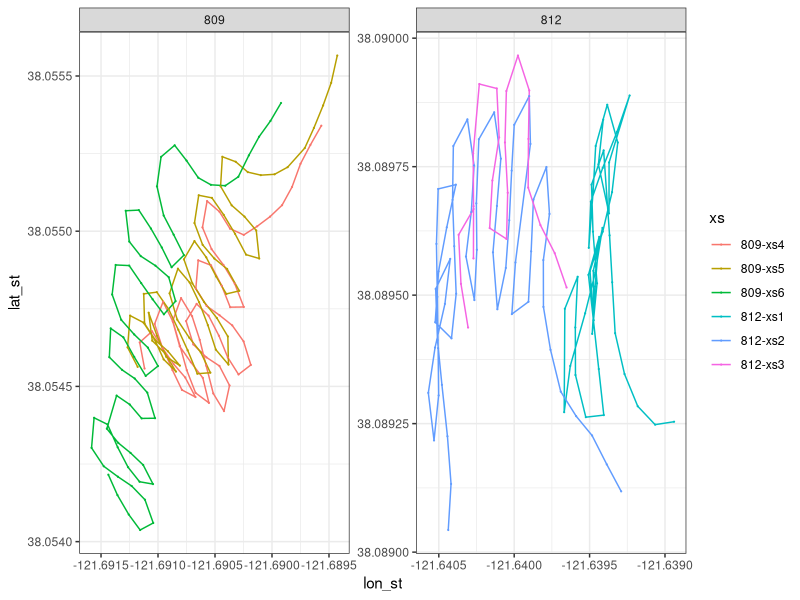
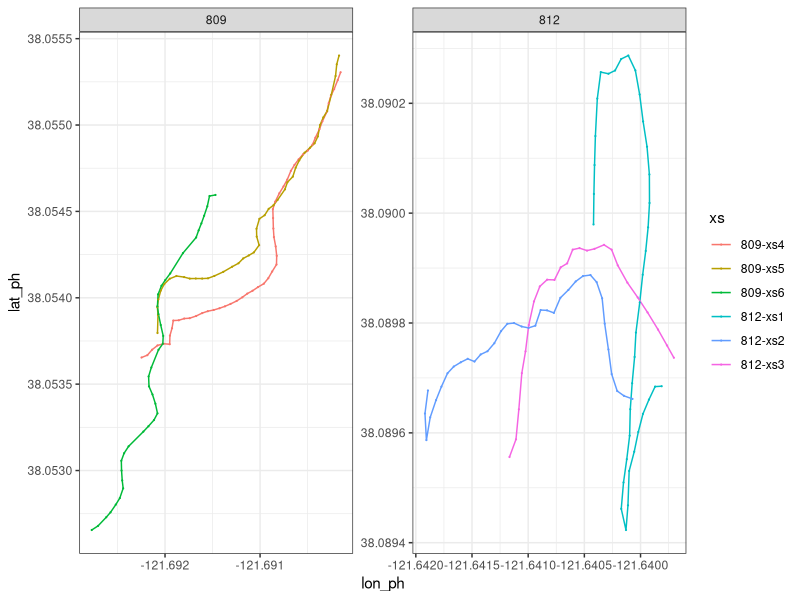
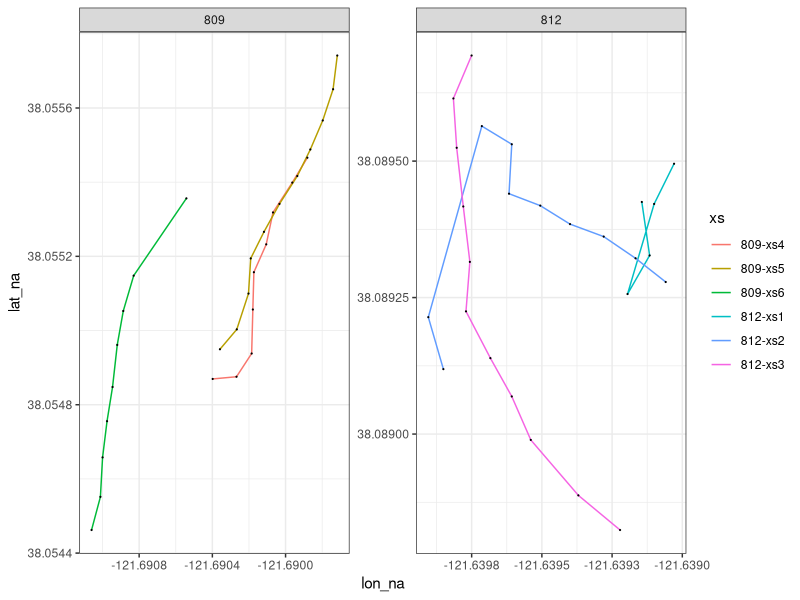
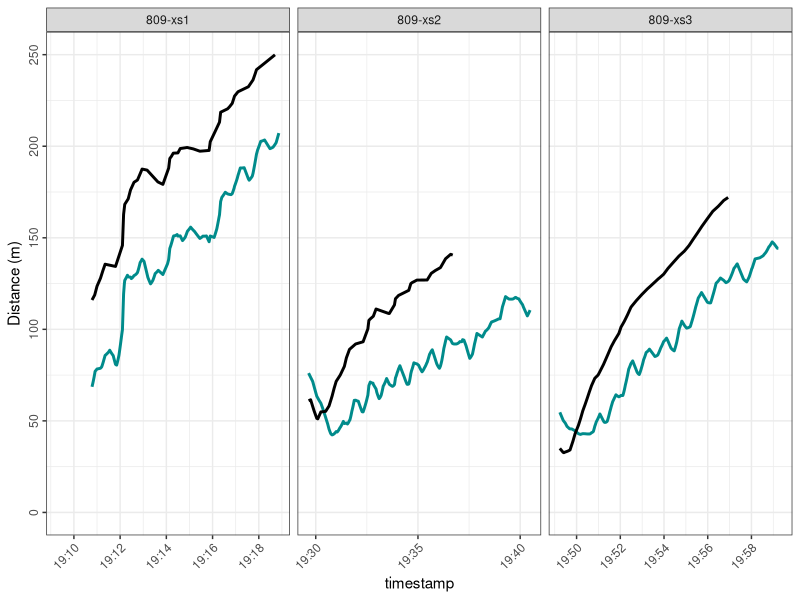
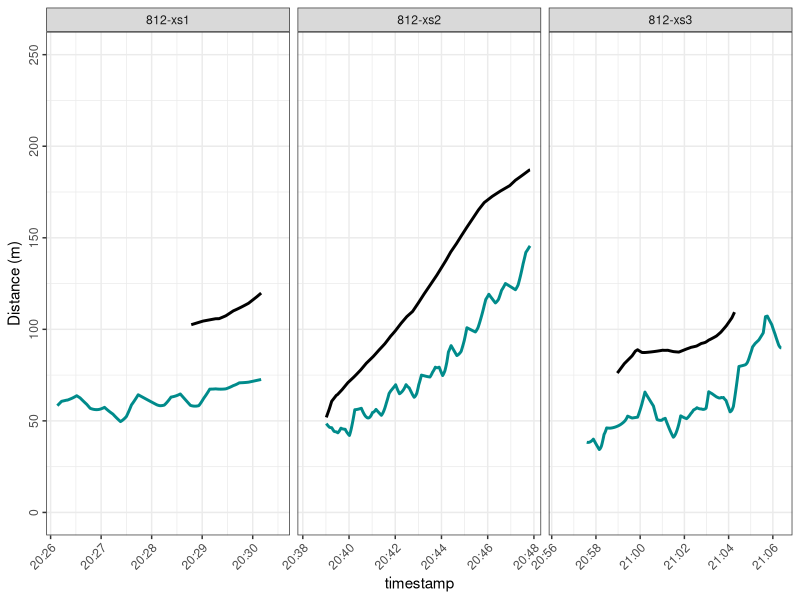
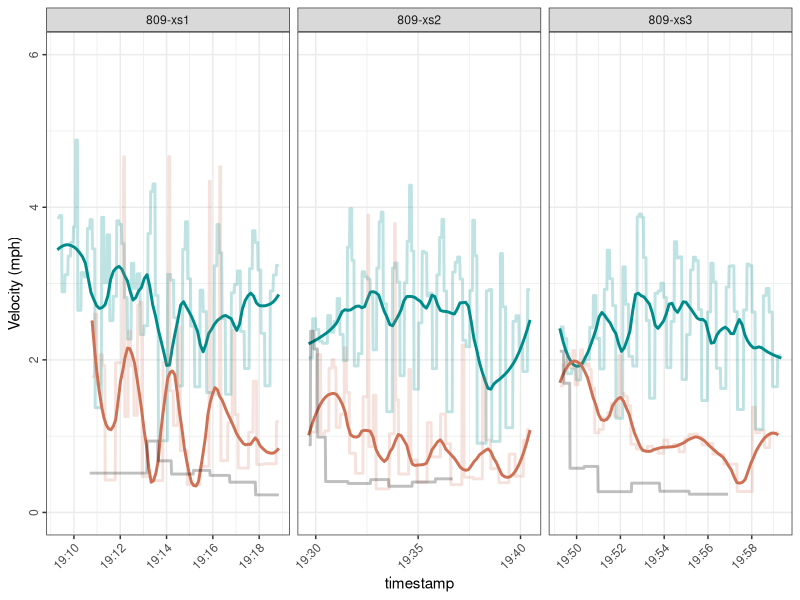
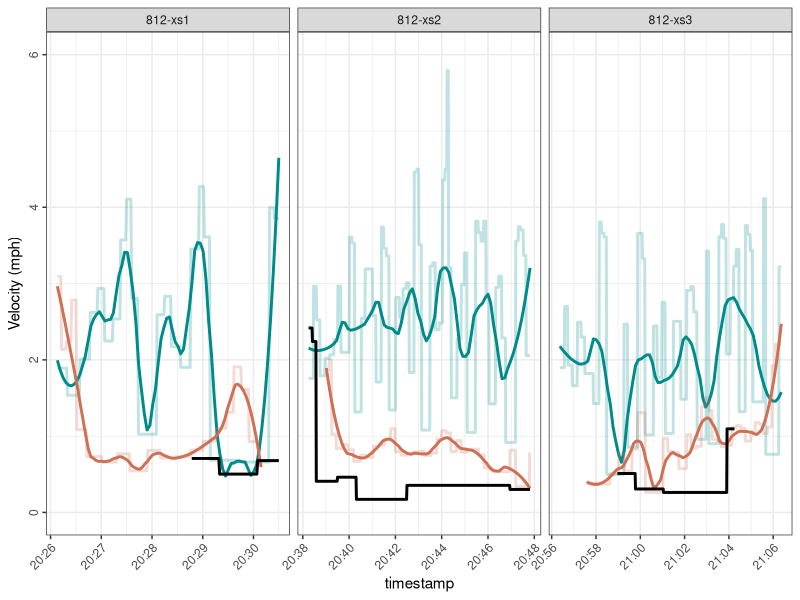
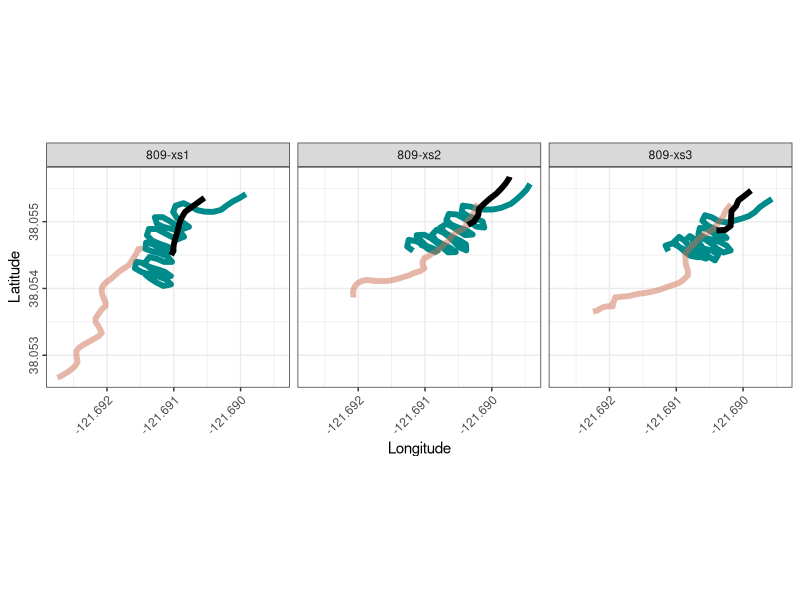

Here is the R script that generated these plots, in order:
library(tidyverse)
library(geosphere)
library(lubridate)
library(zoo)

# Import and compile GPS track data ---------------------------------------

## Stryker ----
stryker_startstop <- data.frame(boat = rep("stryker",6), 
                                site = c(rep("812", 3), rep("809", 3)),
                                start = c(7, 56, 119, 146, 213, 285), 
                                end = c(52, 115, 142, 209, 281, 352))

stryker = data.frame()
stryker_raw = data.frame()

for(xs in 1:nrow(stryker_startstop)){
  print(xs)
  
  temp <- read.csv("data/Survey04_20250226/20250226_DWR.csv", 
                   skip = stryker_startstop[xs, "start"] - 1, nrow = stryker_startstop[xs, "end"] - stryker_startstop[xs, "start"], header = F)
  
  colnames(temp) = c("Junk", "lat", "lon", "datetime", "speed")
  
  temp$timestamp <- as.POSIXct(temp$datetime, format = "%Y-%m-%dT%H:%M:%SZ", tz = "America/Los_Angeles")
  
  complete_timestamps <- seq(min(temp$timestamp), max(temp$timestamp), by = "1 sec")
  
  merged_data <- data.frame(timestamp = complete_timestamps) %>%
    left_join(temp, by = "timestamp")
  
  interpolated_data <- merged_data %>%
    mutate(lat = na.approx(lat, rule = 2),
           lon = na.approx(lon, rule = 2))
  
  interpolated_data$xs <- paste0(stryker_startstop[xs, "site"], "-xs", xs)
  temp$xs <- paste0(stryker_startstop[xs, "site"], "-xs", xs)
  
  interpolated_data$site <- stryker_startstop[xs, "site"]
  temp$site = stryker_startstop[xs, "site"]
  
  stryker <- rbind(stryker, interpolated_data[, c("site", "xs", "timestamp", "lat", "lon")])
  stryker_raw <- rbind(stryker_raw, temp)
  
  rm(temp, interpolated_data, merged_data)
}

stryker$boat = "Stryker"
colnames(stryker) <- c("site", "xs", "timestamp", "lat_st", "lon_st", "boat")

## Phantom ----
phantom_startstop <- data.frame(boat = rep("phantom", 6), 
                                site = c(rep("812", 3), rep("809", 3)),
                                start = c(7, 48, 88, 117, 174, 222), 
                                end = c(44, 84, 113, 170, 218, 261))

phantom = data.frame()
phantom_raw = data.frame()

for(xs in 1:nrow(phantom_startstop)){
  print(xs)
  
  temp <- read.csv("data/Survey04_20250226/20250226_CFS.csv", 
                   skip = phantom_startstop[xs, "start"] - 1, nrow = phantom_startstop[xs, "end"] - phantom_startstop[xs, "start"], header = F)
  
  colnames(temp) = c("Junk", "lat", "lon", "datetime", "speed")
  
  temp$timestamp <- as.POSIXct(temp$datetime, format = "%Y-%m-%dT%H:%M:%SZ", tz = "America/Los_Angeles")
  
  complete_timestamps <- seq(min(temp$timestamp), max(temp$timestamp), by = "1 sec")
  
  merged_data <- data.frame(timestamp = complete_timestamps) %>%
    left_join(temp, by = "timestamp")
  
  interpolated_data <- merged_data %>%
    mutate(lat = na.approx(lat, rule = 2),
           lon = na.approx(lon, rule = 2))
  
  interpolated_data$xs <- paste0(phantom_startstop[xs, "site"], "-xs", xs)
  temp$xs <- paste0(phantom_startstop[xs, "site"], "-xs", xs)
  
  interpolated_data$site <- phantom_startstop[xs, "site"]
  temp$site = phantom_startstop[xs, "site"]
  
  phantom <- rbind(phantom, interpolated_data[, c("site", "xs", "timestamp", "lat", "lon")])
  phantom_raw <- rbind(phantom_raw, temp)
  
  rm(temp, interpolated_data, merged_data)
}

phantom$boat = "Phantom"
colnames(phantom) <- c("site", "xs", "timestamp", "lat_ph", "lon_ph", "boat")

## cdfw ---- now 
cdfw_startstop <- data.frame(boat = rep("cdfw", 6), 
                             site = c(rep("812", 3), rep("809", 3)),
                             start = c(1,8,20,33,44,57), 
                             end = c(6,18,31,42,55,66))
cdfw = data.frame()
cdfw_raw = data.frame()

for(xs in 1:nrow(cdfw_startstop)){
  print(xs)
  
  temp <- read.csv("data/Survey04_20250226/20250226_CDFW_fixed.csv", 
                   skip = cdfw_startstop[xs, "start"] - 1, nrow = cdfw_startstop[xs, "end"] - cdfw_startstop[xs, "start"], header = F)
  
  colnames(temp) = c("Junk", "lat", "lon", "datetime", "speed")
  
  temp$timestamp <- as.POSIXct(temp$datetime, format = "%Y-%m-%dT%H:%M:%SZ", tz = "America/Los_Angeles")
  
  complete_timestamps <- seq(min(temp$timestamp), max(temp$timestamp), by = "1 sec")
  
  merged_data <- data.frame(timestamp = complete_timestamps) %>%
    left_join(temp, by = "timestamp")
  
  interpolated_data <- merged_data %>%
    mutate(lat = na.approx(lat, rule = 2),
           lon = na.approx(lon, rule = 2))
  
  interpolated_data$xs <- paste0(cdfw_startstop[xs, "site"], "-xs", xs)
  temp$xs <- paste0(cdfw_startstop[xs, "site"], "-xs", xs)
  
  interpolated_data$site <- cdfw_startstop[xs, "site"]
  temp$site = cdfw_startstop[xs, "site"]
  
  cdfw <- rbind(cdfw, interpolated_data[, c("site", "xs", "timestamp", "lat", "lon")])
  cdfw_raw <- rbind(cdfw_raw, temp)
  
  rm(temp, interpolated_data, merged_data)
}

cdfw$boat = "cdfw"
colnames(cdfw) <- c("site", "xs", "timestamp", "lat_na", "lon_na", "boat")

## Merge vessel tracks ----

vessels <- merge(merge(stryker, 
                       phantom[, c("timestamp", "lat_ph", "lon_ph")], by = "timestamp", all.x = T),
                 cdfw[, c("timestamp", "lat_na", "lon_na")], by = "timestamp", all.x = T) 

xs_lookup <- data.frame(xs = c("809-xs6", "809-xs5", "809-xs4", "812-xs3", "812-xs2", "812-xs1"),
                        xs_cor = c("809-xs1", "809-xs2", "809-xs3", "812-xs1", "812-xs2", "812-xs3"))

vessels <- merge(vessels, xs_lookup, by = "xs", all.x = T)

# Visualize tracks --------------------------------------------------------

ggplot(stryker, aes(x = lon_st, y = lat_st, color = xs)) + 
  geom_path() + theme_bw() + 
  geom_point(data = stryker_raw, aes(x = lon, y = lat), size = .1) +
  facet_wrap(site ~ ., scales = "free")

ggplot(phantom, aes(x = lon_ph, y = lat_ph, color = xs)) + 
  geom_path() + theme_bw() + 
  geom_point(data = phantom_raw, aes(x = lon, y = lat), size = .1) +
  facet_wrap(site ~ ., scales = "free")

ggplot(cdfw, aes(x = lon_na, y = lat_na, color = xs)) + 
  geom_path() + theme_bw() + 
  geom_point(data = cdfw_raw, aes(x = lon, y = lat), color = "black", size = .1) +
  facet_wrap(site ~ ., scales = "free")

# Calculate vessel spacing ------------------------------------------------

vessels$stryker2phantom <- NA
vessels$cdfw2phantom <- NA
vessels$stryker_velocity <- NA
vessels$phantom_velocity <- NA
vessels$cdfw_velocity <- NA

for(i in 1:nrow(vessels)){
  print(i)
  
  # if(complete.cases(vessels[,c("lon_st", "lat_st", "lon_ph","lat_ph")])[i]){
  try(vessels[i,"stryker2phantom"] <- distm(c(vessels[i,"lon_st"], vessels[i,"lat_st"]), 
                                            c(vessels[i,"lon_ph"], vessels[i,"lat_ph"]), 
                                            fun = distHaversine))
  # }
  
  # if(complete.cases(vessels[,c("lon_na", "lat_na", "lon_ph","lat_ph")])[i]){
  try(vessels[i,"cdfw2phantom"] <- distm(c(vessels[i,"lon_na"], vessels[i,"lat_na"]), 
                                         c(vessels[i,"lon_ph"], vessels[i,"lat_ph"]), 
                                         fun = distHaversine))
  # }
  
  # if(complete.cases(vessels[,c("lon_na", "lat_na", "lon_st","lat_st")])[i]){
  try(vessels[i,"stryker2cdfw"] <- distm(c(vessels[i,"lon_na"], vessels[i,"lat_na"]), 
                                         c(vessels[i,"lon_st"], vessels[i,"lat_st"]), 
                                         fun = distHaversine))
  # }
  
  try(vessels[i,"stryker_velocity"] <- distm(c(vessels[i,"lon_st"], vessels[i,"lat_st"]), 
                                             c(vessels[i + 1,"lon_st"], vessels[i + 1,"lat_st"]), 
                                             fun = distHaversine) * 2.23693629)
  
  try(vessels[i,"phantom_velocity"] <- distm(c(vessels[i,"lon_ph"], vessels[i,"lat_ph"]), 
                                             c(vessels[i + 1,"lon_ph"], vessels[i + 1,"lat_ph"]), 
                                             fun = distHaversine) * 2.23693629)
  
  try(vessels[i,"cdfw_velocity"] <- distm(c(vessels[i,"lon_na"], vessels[i,"lat_na"]), 
                                          c(vessels[i + 1,"lon_na"], vessels[i + 1,"lat_na"]), 
                                          fun = distHaversine) * 2.23693629)
  
  
}


# Plot vessel tracks, velocity, and spacing -------------------------------

(v_spacing_809 <- ggplot(vessels[vessels$xs_cor %in% c("809-xs1","809-xs2","809-xs3"),], 
                         aes(x = timestamp, y = stryker2phantom)) + 
   geom_line(color = "cyan4", linewidth = 1) +
   geom_line(aes(y = cdfw2phantom), linewidth = 1) +
   # geom_line(aes(y = stryker2cdfw), color = "blue",linewidth = 1) + 
   theme_bw() + labs(y = "Distance (m)") + 
   theme(axis.text.x = element_text(angle = 45, hjust = 1),
         axis.text.y = element_text(angle = 90, hjust = .5)) +
   ylim(0,250) +
   facet_grid(. ~ xs_cor, scales = "free"))

(v_spacing_812 <- ggplot(vessels[vessels$xs_cor %in% c("812-xs1","812-xs2","812-xs3"),], 
                         aes(x = timestamp, y = stryker2phantom)) + 
    geom_line(color = "cyan4", linewidth = 1) +
    geom_line(aes(y = cdfw2phantom), linewidth = 1) + 
    theme_bw() + labs(y = "Distance (m)") + 
    theme(axis.text.x = element_text(angle = 45, hjust = 1),
          axis.text.y = element_text(angle = 90, hjust = .5)) +
    ylim(0,250) +
    facet_grid(. ~ xs_cor, scales = "free"))

(v_velocity_809 <- ggplot(data = vessels[vessels$xs_cor %in% c("809-xs1","809-xs2","809-xs3") &
                                           vessels$stryker_velocity < 10 & is.na(vessels$stryker_velocity) == F,],
                          aes(x = timestamp, y = stryker_velocity)) + 
    geom_line(color = "cyan4", linewidth = 1, alpha = .25) +
    geom_line(color = "cyan4", linewidth = 1, stat = "smooth", span = .25) +
    geom_line(data = vessels[vessels$xs_cor %in% c("809-xs1","809-xs2","809-xs3") &
                               vessels$phantom_velocity < 10 & is.na(vessels$phantom_velocity) == F, ],
              aes(y = phantom_velocity), color = "salmon3", linewidth = 1, alpha = .2) +
    geom_line(data = vessels[vessels$xs_cor %in% c("809-xs1","809-xs2","809-xs3") &
                               vessels$phantom_velocity < 10 & is.na(vessels$phantom_velocity) == F, ],
              aes(y = phantom_velocity), color = "salmon3", linewidth = 1, stat = "smooth", span = .25) +
    geom_line(data = vessels[vessels$xs_cor %in% c("809-xs1","809-xs2","809-xs3") &
                               vessels$cdfw_velocity < 10 & is.na(vessels$cdfw_velocity) == F, ],
              aes(y = cdfw_velocity), linewidth = 1, alpha = .25) +
    theme_bw() + labs(y = "Velocity (mph)") + 
    theme(axis.text.x = element_text(angle = 45, hjust = 1),
          axis.text.y = element_text(angle = 90, hjust = .5)) +
    ylim(0, 6) +
    facet_grid(. ~ xs_cor, scales = "free"))

(v_velocity_812 <- ggplot(data = vessels[vessels$xs_cor %in% c("812-xs1","812-xs2","812-xs3") &
                                           vessels$stryker_velocity < 10 & is.na(vessels$stryker_velocity) == F,], 
                          aes(x = timestamp, y = stryker_velocity)) + 
    geom_line(color = "cyan4", linewidth = 1, alpha = .25) +
    geom_line(color = "cyan4", linewidth = 1, stat = "smooth", span = .25) +
    geom_line(data = vessels[vessels$xs_cor %in% c("812-xs1","812-xs2","812-xs3") &
                               vessels$phantom_velocity < 10 & is.na(vessels$phantom_velocity) == F, ],
              aes(y = phantom_velocity), color = "salmon3", linewidth = 1, alpha = .25) +
    geom_line(data = vessels[vessels$xs_cor %in% c("812-xs1","812-xs2","812-xs3") &
                               vessels$phantom_velocity < 10 & is.na(vessels$phantom_velocity) == F, ],
              aes(y = phantom_velocity), color = "salmon3", linewidth = 1, stat = "smooth", span = .25) +
    geom_line(data = vessels[vessels$xs_cor %in% c("812-xs1","812-xs2","812-xs3") &
                               vessels$cdfw_velocity < 10 & is.na(vessels$cdfw_velocity) == F, ],
              aes(y = cdfw_velocity), linewidth = 1) +
    theme_bw() + labs(y = "Velocity (mph)") + 
    theme(axis.text.x = element_text(angle = 45, hjust = 1),
          axis.text.y = element_text(angle = 90, hjust = .5)) +
    ylim(0, 6) +
    facet_grid(. ~ xs_cor, scales = "free"))


(v_tracks_809 <- ggplot(vessels[vessels$xs_cor %in% c("809-xs1","809-xs2","809-xs3"),], 
                        aes(x = lon_st, y = lat_st)) + 
    geom_path(color = "cyan4", linewidth = 2) +
    geom_path(aes(x = lon_ph, y = lat_ph), color = "salmon3", alpha = .5, linewidth = 2) + 
    geom_path(aes(x = lon_na, y = lat_na), linewidth = 2) + 
    theme_bw() + labs(y = "Latitude", x = "Longitude") + coord_fixed() +
    theme(axis.text.x = element_text(angle = 45, hjust = 1),
          axis.text.y = element_text(angle = 90, hjust = .5)) +
    facet_grid(. ~ xs_cor))

(v_tracks_812 <- ggplot(vessels[vessels$xs_cor %in% c("812-xs1","812-xs2","812-xs3"),], 
                        aes(x = lon_st, y = lat_st)) + 
    geom_path(color = "cyan4", linewidth = 2) +
    geom_path(aes(x = lon_ph, y = lat_ph), color = "salmon3", alpha = .5, linewidth = 2) + 
    geom_path(aes(x = lon_na, y = lat_na), linewidth = 2) + 
    theme_bw() + labs(y = "Latitude", x = "Longitude") +  coord_fixed() +
    theme(axis.text.x = element_text(angle = 45, hjust = 1),
          axis.text.y = element_text(angle = 90, hjust = .5)) +
    facet_grid(. ~ xs_cor))


png("output/eDNA_vessel_spacing_20250226.png",
    height = 7, width = 10, units = "in", res = 1000, family = "serif")

cowplot::plot_grid(v_tracks_809, v_tracks_812,
                   v_spacing_809, v_spacing_812, 
                   align = "v")

dev.off()

png("output/eDNA_vessel_velocity_20250226.png",
    height = 10, width = 10, units = "in", res = 1000, family = "serif")

cowplot::plot_grid(v_tracks_809, v_tracks_812,
                   v_velocity_809, v_velocity_812, 
                   v_spacing_809, v_spacing_812, 
                   align = "v", nrow = 3)

dev.off()
